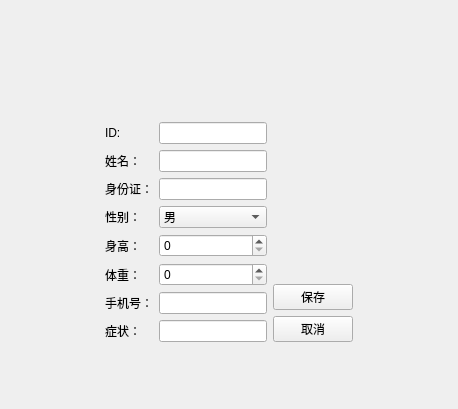
<?xml version="1.0" encoding="UTF-8"?>
<ui version="4.0">
 <class>DoctorPatientEditView</class>
 <widget class="QWidget" name="DoctorPatientEditView">
  <property name="geometry">
   <rect>
    <x>0</x>
    <y>0</y>
    <width>458</width>
    <height>409</height>
   </rect>
  </property>
  <property name="windowTitle">
   <string>Form</string>
  </property>
  <layout class="QGridLayout" name="gridLayout">
   <item row="0" column="0">
    <spacer name="verticalSpacer_3">
     <property name="orientation">
      <enum>Qt::Vertical</enum>
     </property>
     <property name="sizeHint" stdset="0">
      <size>
       <width>20</width>
       <height>111</height>
      </size>
     </property>
    </spacer>
   </item>
   <item row="1" column="0" colspan="2">
    <layout class="QHBoxLayout" name="horizontalLayout_2">
     <item>
      <spacer name="horizontalSpacer">
       <property name="orientation">
        <enum>Qt::Horizontal</enum>
       </property>
       <property name="sizeHint" stdset="0">
        <size>
         <width>66</width>
         <height>20</height>
        </size>
       </property>
      </spacer>
     </item>
     <item>
      <layout class="QHBoxLayout" name="horizontalLayout">
       <item>
        <layout class="QFormLayout" name="formLayout">
         <item row="0" column="0">
          <widget class="QLabel" name="label">
           <property name="text">
            <string>ID:</string>
           </property>
          </widget>
         </item>
         <item row="0" column="1">
          <widget class="QLineEdit" name="dbEditID"/>
         </item>
         <item row="1" column="0">
          <widget class="QLabel" name="label_2">
           <property name="text">
            <string>姓名：</string>
           </property>
          </widget>
         </item>
         <item row="1" column="1">
          <widget class="QLineEdit" name="dbEditName"/>
         </item>
         <item row="2" column="0">
          <widget class="QLabel" name="label_3">
           <property name="text">
            <string>身份证：</string>
           </property>
          </widget>
         </item>
         <item row="2" column="1">
          <widget class="QLineEdit" name="dbEditIDCard"/>
         </item>
         <item row="3" column="0">
          <widget class="QLabel" name="label_4">
           <property name="text">
            <string>性别：</string>
           </property>
          </widget>
         </item>
         <item row="3" column="1">
          <widget class="QComboBox" name="dbComboSex">
           <item>
            <property name="text">
             <string>男</string>
            </property>
           </item>
           <item>
            <property name="text">
             <string>女</string>
            </property>
           </item>
          </widget>
         </item>
         <item row="4" column="0">
          <widget class="QLabel" name="label_6">
           <property name="text">
            <string>身高：</string>
           </property>
          </widget>
         </item>
         <item row="4" column="1">
          <widget class="QSpinBox" name="dbSpinHeight">
           <property name="maximum">
            <number>300</number>
           </property>
          </widget>
         </item>
         <item row="5" column="0">
          <widget class="QLabel" name="label_7">
           <property name="text">
            <string>体重：</string>
           </property>
          </widget>
         </item>
         <item row="5" column="1">
          <widget class="QSpinBox" name="dbSpinweight">
           <property name="maximum">
            <number>300</number>
           </property>
          </widget>
         </item>
         <item row="6" column="0">
          <widget class="QLabel" name="label_8">
           <property name="text">
            <string>手机号：</string>
           </property>
          </widget>
         </item>
         <item row="6" column="1">
          <widget class="QLineEdit" name="dbEditwobile"/>
         </item>
         <item row="7" column="0">
          <widget class="QLabel" name="label_9">
           <property name="text">
            <string>症状：</string>
           </property>
          </widget>
         </item>
         <item row="7" column="1">
          <widget class="QLineEdit" name="dbIllness"/>
         </item>
        </layout>
       </item>
       <item>
        <layout class="QVBoxLayout" name="verticalLayout">
         <item>
          <spacer name="verticalSpacer">
           <property name="orientation">
            <enum>Qt::Vertical</enum>
           </property>
           <property name="sizeHint" stdset="0">
            <size>
             <width>20</width>
             <height>40</height>
            </size>
           </property>
          </spacer>
         </item>
         <item>
          <widget class="QPushButton" name="pushButton">
           <property name="text">
            <string>保存</string>
           </property>
          </widget>
         </item>
         <item>
          <widget class="QPushButton" name="pushButton_2">
           <property name="text">
            <string>取消</string>
           </property>
          </widget>
         </item>
        </layout>
       </item>
      </layout>
     </item>
     <item>
      <spacer name="horizontalSpacer_2">
       <property name="orientation">
        <enum>Qt::Horizontal</enum>
       </property>
       <property name="sizeHint" stdset="0">
        <size>
         <width>65</width>
         <height>20</height>
        </size>
       </property>
      </spacer>
     </item>
    </layout>
   </item>
   <item row="2" column="1">
    <spacer name="verticalSpacer_2">
     <property name="orientation">
      <enum>Qt::Vertical</enum>
     </property>
     <property name="sizeHint" stdset="0">
      <size>
       <width>20</width>
       <height>46</height>
      </size>
     </property>
    </spacer>
   </item>
  </layout>
 </widget>
 <resources/>
 <connections/>
</ui>
